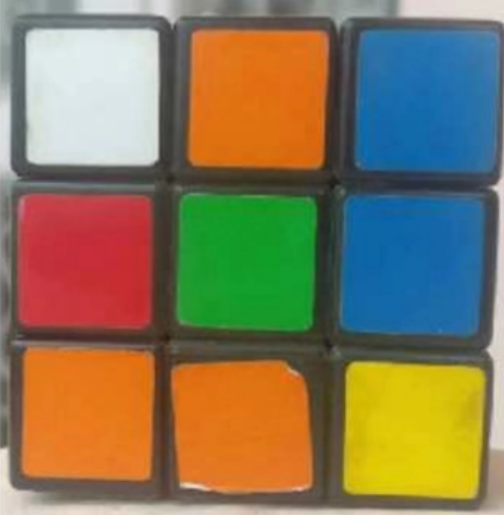
//> input picture VscodeOpencv/training1.jpg, 504 x 515 px
$ ./training1   (built with g++ and OpenCV 4)
//> lines starting //> are read from the running program, lines starting //| are printed output that depends on the picture; after the words box and inside, x2 and y2 are one past the last pixel; in counts of white or black regions, pixels touching at a corner belong together
### VscodeOpencv/colordetector.h
/*
    colordetector.h头文件
*/
#if !defined COLORDETECT
#define COLORDETECT

#include <opencv2/core/core.hpp>
#include <opencv2/imgproc/imgproc.hpp>

class ColorDetector
{

private:
    int maxDist;       // 允许的最小差距
    cv::Vec3b target;  // 目标颜色
    cv::Mat converted; // 转换的图像
    bool useLab;       // 是否使用Lab色彩空间
    cv::Mat result;    // 存储二值映射结果的图像

public:
    // 不同的构造函数
    // 在此初始化默认参数
    ColorDetector() : maxDist(100), target(0, 0), useLab(false) {}
    ColorDetector(bool useLab) : maxDist(100), target(0, 0), useLab(useLab) {}
    ColorDetector(uchar blue, uchar red, int mxDist = 100, bool useLab = false) : maxDist(mxDist), useLab(useLab)
    {
        // 设置需要检测的颜色
        setTargetColor(blue, red);
    }

    // 计算与目标颜色的距离
    int getDistanceToTargetColor(const cv::Vec3b &color) const
    {
        return getColorDistance(color, target);
    }

    // 计算两个颜色之间的城区距离
    int getColorDistance(const cv::Vec3b &color1, const cv::Vec3b &color2) const
    {

        return abs(color1[0] - color2[0]) +
               abs(color1[1] - color2[1]);
    }

    cv::Mat process(const cv::Mat &image);
    cv::Mat operator()(const cv::Mat &image)
    {
        cv::Mat input;
        if (useLab)
        {
            cv::cvtColor(image, input, cv::COLOR_BGR2Lab); // 转换成Lab色彩空间
        }
        else
        {
            input = image;
        }

        cv::Mat output;
        cv::absdiff(input, cv::Scalar(target), output); // 计算目标图像的绝对距离
        std::vector<cv::Mat> images;
        cv::split(output, images);                  // 分割图像的通道
        output = images[0] + images[1] + images[2]; // 合并3个通道

        // 设定阈值
        cv::threshold(output,                 // 输入图像
                      output,                 // 输出图像
                      maxDist,                // 阈值
                      255,                    // 最大值
                      cv::THRESH_BINARY_INV); // 阈值类型

        return output;
    }

    // 设置颜色距离的阈值
    // [12 lines left out: functions setColorDistanceThreshold, getColorDistanceThreshold, not called in this run]

    // 设置需要检测的颜色
    void setTargetColor(uchar blue, uchar red)
    {
        // BGR的次序
        target = cv::Vec3b(blue, red);

        if (useLab)
        {
            // 创建临时的单像素图像
            cv::Mat tmp(1, 1, CV_8UC3);
            tmp.at<cv::Vec3b>(0, 0) = cv::Vec3b(blue, red);

            // 转换成Lab色彩空间
            cv::cvtColor(tmp, tmp, cv::COLOR_BGR2Lab);
            target = tmp.at<cv::Vec3b>(0, 0);
        }
    }

    // 设置需要检测的颜色
    // [10 lines left out: functions setTargetColor, getTargetColor, not called in this run]
};

#endif

### VscodeOpencv/colordetector.cpp
/*
    颜色检测处理函数
*/
#include "colordetector.h"
#include <vector>

cv::Mat ColorDetector::process(const cv::Mat &image)
{
    result.create(image.size(), CV_8U);

    // 转换成Lab色彩空间
    if (useLab)
        cv::cvtColor(image, converted, cv::COLOR_BGR2Lab);

    // 获取迭代器
    cv::Mat_<cv::Vec3b>::const_iterator it = image.begin<cv::Vec3b>();
    cv::Mat_<cv::Vec3b>::const_iterator itend = image.end<cv::Vec3b>();
    cv::Mat_<uchar>::iterator itout = result.begin<uchar>();

    // 获取转换图像的迭代器
    if (useLab)
    {
        it = converted.begin<cv::Vec3b>();
        itend = converted.end<cv::Vec3b>();
    }

    // 遍历每个像素
    for (; it != itend; ++it, ++itout)
    {
        // 通过像素与阈值比较
        if (getDistanceToTargetColor(*it) < maxDist)
        {
            *itout = 255;
        }
        else
        {
            *itout = 0;
        }
    }

    return result;
}

### VscodeOpencv/training1.cpp
/*
    主函数
*/
#include "colordetector.cpp"
#include "colordetector.h"
#include <opencv2/core/core.hpp>
#include <opencv2/highgui/highgui.hpp>

int main()
{
    // step1
    // 创建检测图像的对象
    ColorDetector cdetect;

    // step2
    // 读取原图像
    cv::Mat image = cv::imread("training1.jpg");
//> image is the input picture: 515 rows x 504 cols, CV_8UC3; mean B, G, R 88.5, 120, 133.2
    if (image.empty())
        return 0;
    cv::namedWindow("Image");
    cv::imshow("Image", image);

    // step3
    // 设置输入参数与输出图像处理效果
    cdetect.setTargetColor(230, 130);
    cv::namedWindow("Image1");
    cv::Mat image1 = cdetect.process(image);
//> after the loop in process, `for (; it != itend; ++it, ++itout)`:
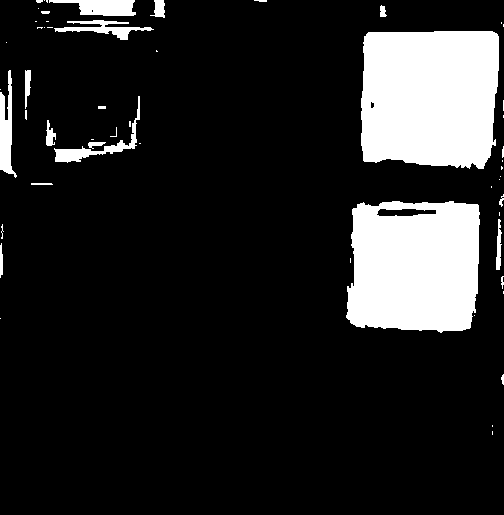
//> result: 515 rows x 504 cols, CV_8UC1; 14.6% white; 55 white regions (33 under 20 px), largest, box (x1, y1, x2, y2) and area: (361, 31, 499, 169) 17591, (346, 201, 480, 333) 15549, (0, 70, 17, 178) 942
    cv::imshow("Image1", image1);

    // 使用cv::floodFill函数
    ColorDetector colordetector(230, 130, 65, true); // 第3个构造函数
    cv::floodFill(image,                             // 输入/输出图像
                  cv::Point(100, 50),                // 起始点
                  cv::Scalar(255, 255, 255),         // 填充颜色
                  (cv::Rect *)0,                     // 填充颜色的边界距离
                  cv::Scalar(35, 35, 35),            // 偏差的最小/最大阈值
                  cv::Scalar(35, 35, 35),            // 正差阈值，两个阈值通常相等
                  cv::FLOODFILL_FIXED_RANGE);        // 与起始点像素比较
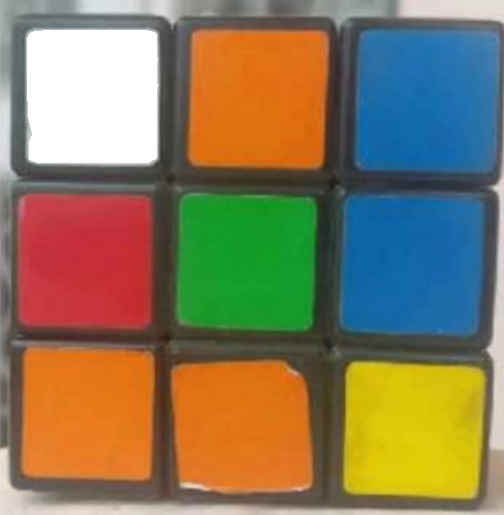
//> image: 515 rows x 504 cols, CV_8UC3; 6.58% of pixels changed, all inside (x1, y1, x2, y2) = (27, 30, 158, 163)
    cv::namedWindow("Image2");
    cv::Mat image2 = colordetector(image);
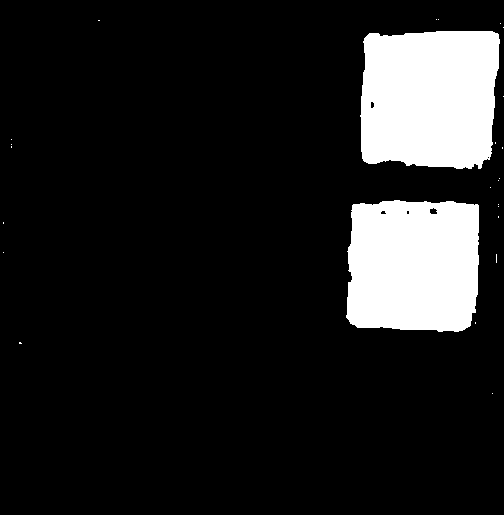
//> image2: 515 rows x 504 cols, CV_8UC1; 13% white; 25 white regions (23 under 20 px), largest, box (x1, y1, x2, y2) and area: (360, 31, 500, 169) 17524, (346, 200, 479, 332) 16151
    cv::imshow("Image2", image2);
    cv::waitKey();

    return 0;
}
